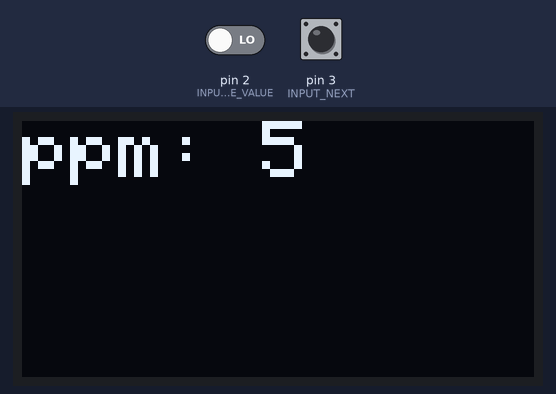
This program was run on a simulated Arduino Nano, built with avr-gcc and run on an emulated ATmega328P. On the bench: 128×64 one-colour display. Inputs (shaded band) come from the test bench; at power-on: pin 2 (INPUT_CHANGE_VALUE) LOW, pin 3 (INPUT_NEXT) LOW.

Above: at 1.2 s.
1.3 s: pin 2 (INPUT_CHANGE_VALUE) driven HIGH
At 2.5 s:
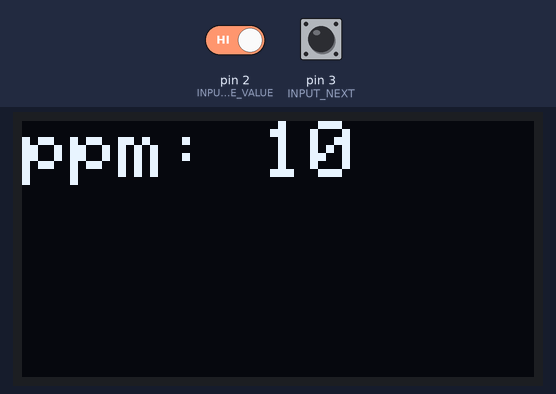
2.8 s: pin 3 (INPUT_NEXT) pulled HIGH for 0.15 s
At 3.8 s:
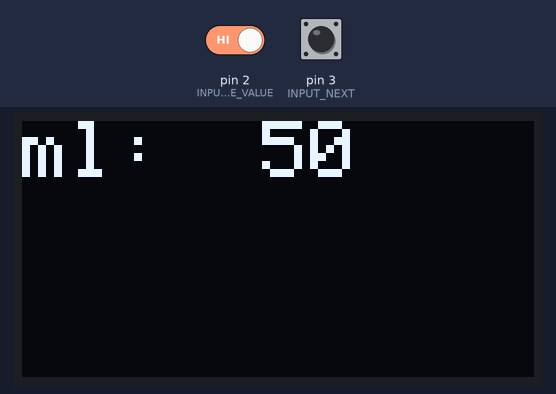
4.4 s: pin 3 (INPUT_NEXT) pulled HIGH for 1 s
At 5.1 s:
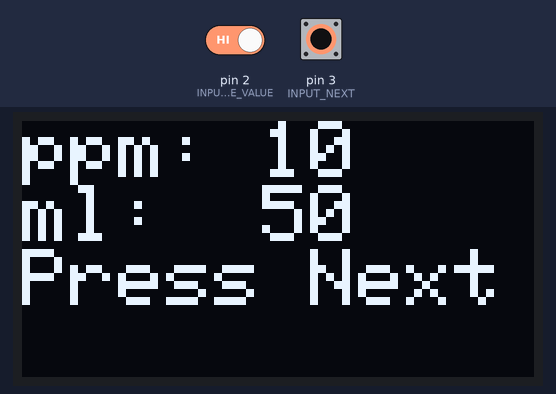
6.9 s: pin 3 (INPUT_NEXT) pulled HIGH for 0.15 s
At 8.1 s:
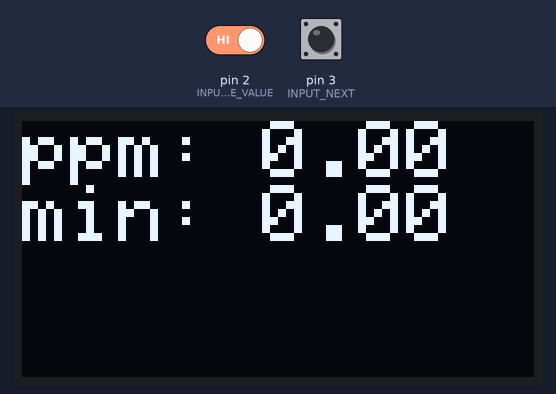
Timing chart, 0 to 9.5 s (numbered marks = the images above; inputs shaded):
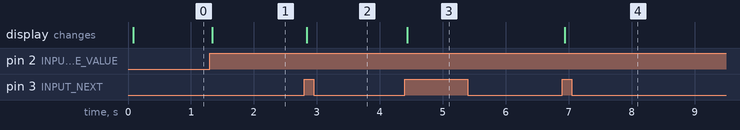

The program:

main.cpp
```cpp
#include <Arduino.h>
#include <Wire.h>
#include <SPI.h>
#include <Adafruit_GFX.h>
#include <Adafruit_SSD1306.h>

// define Arduino ports
const byte INPUT_CHANGE_VALUE = 2;    // Arduino port D2
const byte INPUT_NEXT = 3;            // Arduino port D3
const byte OUTPUT_POWER = 4;          // Arduino port D4
const byte OUTPUT_TOGGLE = 5;         // Arduino port D5
const byte INPUT_VOLTAGE = 1;         // Arduino port A1

// define modes
const byte MODE_SETTING_PPM = 0;
const byte MODE_SETTING_VOLUME = 1;
const byte MODE_ASKING_START = 2;
const byte MODE_RUNNING = 3;
const byte MODE_FINISHED = 4;

// other constants
const byte DEBUG = 0; // 1: debug mode on, 0: debug mode off
const byte MAX_PPM = 100;
const byte MIN_PPM = 5;
const unsigned int MAX_VOLUME_ML = 1000;
const unsigned int MIN_VOLUME_ML = 50;
const byte STEP_PPM = 5;
const unsigned int STEP_VOLUME = 50;
const unsigned long INTERVAL_MEASURE_CURRENT_MILLIS = 10000;
const byte CALCULATE_PPM_AFTER_NUMBER_CURRENT_MEASUREMENTS = 6;
const float RESISTOR_MEASUREMENT_OHM = 10000.0;
// const float CURRENT_MULTIPLICATOR = 17.73; // calculated
const float CURRENT_MULTIPLICATOR = 19.38; // with correction factor
const float REF_VOLTAGE = 5.00;
const char* PPM      = "ppm: ";
const char* ML       = "ml:  ";
const char* MINUTES  = "min: ";

// variables
byte valButtonChangeValue = 0;
byte valButtonNext = 0;
byte mode = MODE_SETTING_PPM;
byte ppmTarget = MIN_PPM;
unsigned int volumeMlTarget = MIN_VOLUME_ML;
unsigned long lastMillisMeasuredCurrent = 0;
byte numberCurrentMeasurements = 0;
float ppmSum = 0;
float mASum = 0;
float minutesSum = 0.0;
byte outputOn = 0;

// Display
#define OLED_RESET 5
Adafruit_SSD1306 display(OLED_RESET);
#if (SSD1306_LCDHEIGHT != 64)
#error("Height incorrect, please fix Adafruit_SSD1306.h!");
#endif

void initializeDisplay() {
  display.begin(SSD1306_SWITCHCAPVCC, 0x3C);  // initialize with the I2C addr 0x3C (for the 128x64)
  display.setTextColor(WHITE);
  display.setTextSize(2);
  display.clearDisplay();
  display.display();
}

void printPpm() {
  display.clearDisplay();
  display.setCursor(0,0);
  String text = PPM + String(ppmTarget);
  display.print(text);
  display.display();
}

void printVolume() {
  display.clearDisplay();
  display.setCursor(0,0);
  String text = ML + String(volumeMlTarget);
  display.print(text);
  display.display();
}

void printAskStart() {
  display.clearDisplay();
  display.setCursor(0,0);
  String textPpm = PPM + String(ppmTarget);
  String textMl = ML + String(volumeMlTarget);
  display.println(textPpm);
  display.println(textMl);
  display.println("Press Next");
  display.display();
}

void printCurrentPpm() {
  display.clearDisplay();
  display.setCursor(0,0);
  String textPpm = PPM + String(ppmSum);
  String textMinutes = MINUTES + String(minutesSum);
  display.println(textPpm);
  display.println(textMinutes);
  display.display();
}

void printFinished() {
  display.clearDisplay();
  display.setCursor(0,0);
  String textPpm = PPM + String(ppmSum);
  display.println(textPpm);
  display.println();
  display.println("Finished!");
  display.display();
}

void printDebugCurrentVoltAndMA() {
  float volt = measureVolt();
  float mA = calculateMA(volt);
  display.clearDisplay();
  display.setCursor(0,0);
  String textMA = String(mA) + " mA";
  String textVolt = String(volt) + " V";
  String textRunning = (mode == MODE_RUNNING) ? "ON" : "OFF";
  display.println(textVolt);
  display.println(textMA);
  display.println(textRunning);
  display.display();
}
  //calibrate(); // measure calibration current
void switchOutputOn() {
  digitalWrite(OUTPUT_POWER, 1);
  outputOn = 1;
}

void switchOutputOff() {
  digitalWrite(OUTPUT_POWER, 0);
  outputOn = 0;
}

void finish() {
  switchOutputOff();
  mode = MODE_FINISHED;
}

void handleButtonChangeValue() {
  if (mode >= MODE_ASKING_START) {
    return; // do nothing
  }

  int valNew = digitalRead(INPUT_CHANGE_VALUE);
  if (valNew != valButtonChangeValue) {
    // button set state chancalculateMAged
    valButtonChangeValue = valNew;
    delay(10); // entprellen

    // if button is currently pressed
    if (valButtonChangeValue == 1) {
      if (mode == MODE_SETTING_PPM) {
        if (ppmTarget < MAX_PPM) {
          ppmTarget = ppmTarget + STEP_PPM;
        } else {
          ppmTarget = MIN_PPM;
        }
        printPpm();
      } else if (mode == MODE_SETTING_VOLUME) {
        if (volumeMlTarget < MAX_VOLUME_ML) {
          volumeMlTarget = volumeMlTarget + STEP_VOLUME;
        } else {
          volumeMlTarget = MIN_VOLUME_ML;
        }
        printVolume();
      }
    }
  }
}

void handleButtonNext() {
  if (mode >= MODE_RUNNING) {
    return; // do nothing
  }

  int valNew = digitalRead(INPUT_NEXT);
  if (valNew != valButtonNext) {
    // button set state changed
    valButtonNext = valNew;
    delay(10); // entprellen

    // if button is currently pressed
    if (valButtonNext == 1) {
      mode++;
      if (mode == MODE_SETTING_VOLUME) {
        printVolume();
      } else if (mode == MODE_ASKING_START) {
        printAskStart();
      } else if (mode == MODE_RUNNING) {
        switchOutputOn();
        printCurrentPpm();
      }
    }
  }
}

float measureVolt() {
  // measure voltage on A1
  int analogVal = analogRead(INPUT_VOLTAGE);
  float volt = analogVal * (REF_VOLTAGE / 1024.0);
  return volt;
}

float calculateMA(float volt) {
  // calculate current in mA
  float currentMeasureMA = (volt / RESISTOR_MEASUREMENT_OHM) * 1000.0;
  float currentTotalMA = CURRENT_MULTIPLICATOR * currentMeasureMA;
  if (currentTotalMA < 0) {
    currentTotalMA = 0.0;
  }
  Serial.println(String(volt) + " V");
  Serial.println(String(currentTotalMA) + " mA");
  return currentTotalMA;
}

void updatePpm() {
  float mAAverage = mASum / numberCurrentMeasurements;
  float minutes = (CALCULATE_PPM_AFTER_NUMBER_CURRENT_MEASUREMENTS * INTERVAL_MEASURE_CURRENT_MILLIS) / 60000.0;
  Serial.println("Minutes: " + String(minutes));
  // ppm = (Minuten * mA) : (15*Liter)
  float liter = volumeMlTarget / 1000.0;
  float ppmOfInterval = (minutes * mAAverage) / (15.0 * liter);
  Serial.println("Calculated ppm: " + String(ppmOfInterval) + " ppm");
  ppmSum = ppmSum + ppmOfInterval;
  minutesSum = minutesSum + minutes;
}

/* Show voltage and current for calibration reasons */
void debug() {
  if (mode != MODE_RUNNING) {
    switchOutputOn();
    mode = MODE_RUNNING;
  } else {
    finish();
  }
  printDebugCurrentVoltAndMA();
  delay(5000);
}

void setup()
{
  Serial.begin(9600);
  initializeDisplay();
  pinMode(INPUT_CHANGE_VALUE, INPUT);
  pinMode(INPUT_NEXT, INPUT);
  pinMode(OUTPUT_POWER, OUTPUT);
  pinMode(OUTPUT_TOGGLE, OUTPUT);

  if (DEBUG == 0) {
    printPpm(); // print initial ppm value
  }
}

void loop()
{
  if (DEBUG == 1) {
    debug();
  } else {
    handleButtonChangeValue();
    handleButtonNext();

    if (mode == MODE_RUNNING) {
      // measure current, update ppm and refresh display
      unsigned long currentMillis = millis();

      if ((currentMillis - lastMillisMeasuredCurrent) > INTERVAL_MEASURE_CURRENT_MILLIS) {
        lastMillisMeasuredCurrent = currentMillis;
        float volt = measureVolt();
        float mA = calculateMA(volt);
        mASum = mASum + mA;
        numberCurrentMeasurements++;

        if (numberCurrentMeasurements == CALCULATE_PPM_AFTER_NUMBER_CURRENT_MEASUREMENTS) {
          // end of interval of current measurement reached -> update ppm and check if target ppm reached
          updatePpm();
          printCurrentPpm();
          numberCurrentMeasurements = 0;
          mASum = 0;
          if (ppmSum >= ppmTarget) {
            finish();
            printFinished();
          }
        }
      }
    }
  }
}
```

Measured:
- after the input at 1.3 s, the display: changes at once (image 1)
- after the input at 2.8 s, the display: changes at once (image 2)
- after the input at 4.4 s, the display: changes at once (image 3)
- after the input at 6.9 s, the display: changes at once (image 4)
